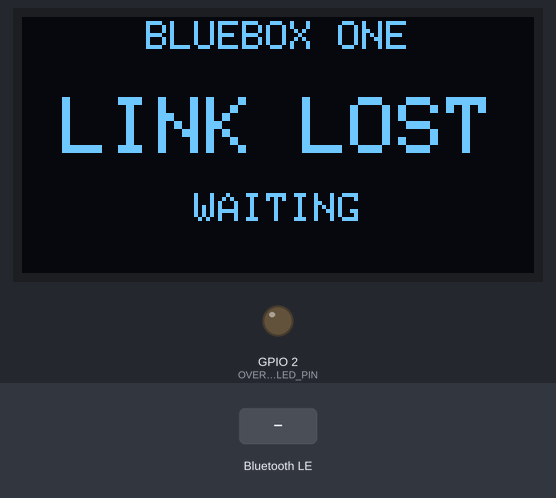
Recording of a sketch running on a simulated ESP32. On the bench: 128×64 one-colour display, output pins drawn as LEDs (lit = HIGH). The inputs (shaded band) are chosen by the test bench. Nothing arrives over Bluetooth unless stated; a phone connects over Bluetooth LE 3 s after start; what the sketch prints to the serial monitor is not drawn.

Above: at 1.2 s.
1.3 s: Bluetooth LE write "ERROR" received
At 5.3 s:
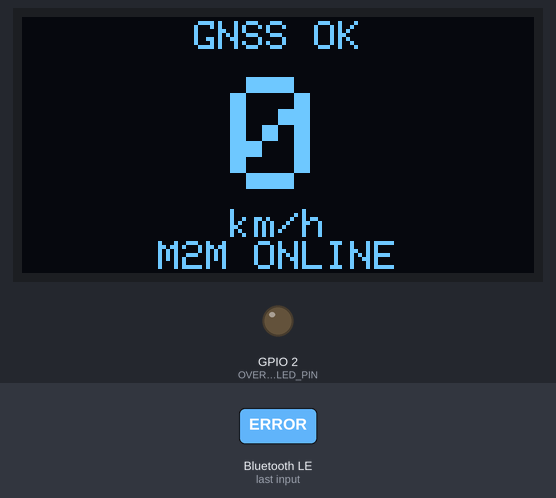
At 7.0 s:
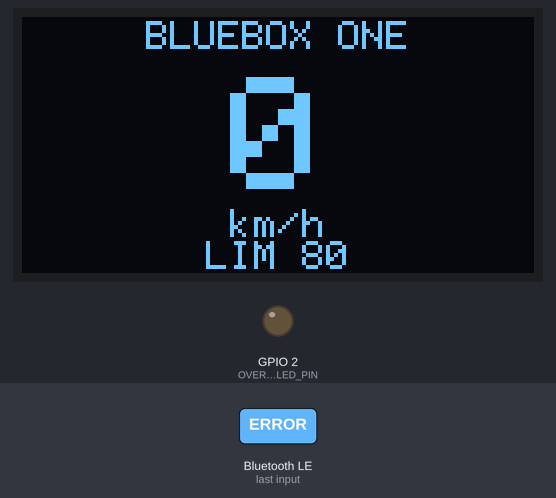
Timing chart, 0 to 8.5 s (numbered marks = the images above; inputs shaded):
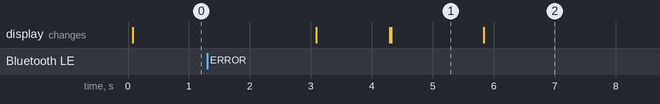

Measured:
- what the display in image 1 shows lasts 1.5 s, from 4.3 s to 5.8 s

The sketch:

BlueBoxOne.ino
```cpp
/*
  BlueBox One - Physical Device Firmware (Arduino IDE)

  Board: ESP32 Dev Module
  Install from Arduino IDE Library Manager:
    - NimBLE-Arduino (h2zero)
    - Adafruit GFX Library
    - Adafruit SSD1306
    - ArduinoJson (Benoit Blanchon)
  Wire is supplied by the ESP32 Arduino board package.

  This sketch uses the same BlueBox One physical-device BLE protocol as
  firmware/BlueBoxOne/src/main.cpp. The Windows control station remains the
  authority: this device only displays and reports the synchronized state.
*/

#include <Wire.h>
#include <Adafruit_GFX.h>
#include <Adafruit_SSD1306.h>
#include <NimBLEDevice.h>
#include <ArduinoJson.h>

// Set a flag to 1 only after the matching peripheral is physically wired.
#define BLUEBOX_ENABLE_TAMPER 0
#define BLUEBOX_ENABLE_BUZZER 0
#define BLUEBOX_ENABLE_LED 0
#define BLUEBOX_ENABLE_TEST_BUTTON 0
#define BLUEBOX_ENABLE_OVERSPEED_D2_LED 1

// ===== CONFIG ===============================================================
namespace Config {
constexpr uint8_t SDA_PIN = 21;
constexpr uint8_t SCL_PIN = 22;
constexpr uint8_t TAMPER_PIN = 27;
constexpr uint8_t BUZZER_PIN = 25;
constexpr uint8_t LED_PIN = 26;
constexpr uint8_t OVERSPEED_D2_LED_PIN = 2;
constexpr char NAME[] = "BlueBox-One-BB1";
constexpr char DEVICE_ID[] = "BB1-PROTOTYPE-01";
constexpr char FIRMWARE[] = "MVP-0.1.0";
constexpr char LINKED_VEHICLE[] = "KL01AB1234";
constexpr char SERVICE_UUID[] = "6E410001-B5A3-F393-E0A9-E50E24DCCA9E";
constexpr char STATE_UUID[] = "6E410002-B5A3-F393-E0A9-E50E24DCCA9E";
constexpr char EVENT_UUID[] = "6E410003-B5A3-F393-E0A9-E50E24DCCA9E";
constexpr char COMMAND_UUID[] = "6E410004-B5A3-F393-E0A9-E50E24DCCA9E";
constexpr char HEALTH_UUID[] = "6E410005-B5A3-F393-E0A9-E50E24DCCA9E";
constexpr char ACK_UUID[] = "6E410006-B5A3-F393-E0A9-E50E24DCCA9E";
constexpr uint32_t HEALTH_INTERVAL_MS = 5000;
constexpr uint32_t TAMPER_DEBOUNCE_MS = 50;
}

// ===== STATE MODEL =========================================================
struct SyncState {
  int speedKph = 0;
  int roadLimitKph = 80;
  int qualificationElapsedSec = 0;
  int offlineQueueCount = 0;
  uint32_t sequence = 0;
  bool gnssValid = true;
  bool m2mOnline = true;
  bool vehiclePower = true;
  String displayMode = "BOOT";
  String ledState = "WAITING";
  String buzzerCommand = "";
} state;

Adafruit_SSD1306 display(128, 64, &Wire, -1);
NimBLECharacteristic *eventCharacteristic = nullptr;
NimBLECharacteristic *healthCharacteristic = nullptr;
NimBLECharacteristic *ackCharacteristic = nullptr;

bool bleConnected = false;
bool tamperOpen = false;
bool lastTamperReading = false;
bool showStatusPage = false;
bool displayReady = false;
uint32_t lastTamperChangeMs = 0;
uint32_t pageStartedMs = 0;
uint32_t healthSentMs = 0;
uint32_t connectedBannerUntilMs = 0;
uint8_t pendingBeeps = 0;
uint8_t completedBeeps = 0;
bool buzzerOn = false;
uint32_t buzzerPhaseMs = 0;
uint32_t overspeedLedChangedMs = 0;
bool overspeedLedOn = false;

// ===== BLE =================================================================
void notifyJson(NimBLECharacteristic *characteristic, const String &json) {
  if (characteristic == nullptr || !bleConnected) return;
  characteristic->setValue(json.c_str());
  characteristic->notify();
}

void sendAck(uint32_t sequence) {
  String json = "{\"type\":\"ack\",\"sequence\":" + String(sequence) +
                ",\"status\":\"APPLIED\"}";
  notifyJson(ackCharacteristic, json);
  Serial.printf("[ACK] sequence=%lu\n", static_cast<unsigned long>(sequence));
}

void sendTamperEvent() {
  const String json = "{\"protocolVersion\":\"1.0\",\"type\":\"physical_event\","
                      "\"source\":\"PHYSICAL_BLUEBOX\",\"eventType\":\"TAMPER_OPEN_EVENT\","
                      "\"deviceId\":\"BB1-PROTOTYPE-01\",\"linkedVehicle\":\"KL01AB1234\","
                      "\"tamperStatus\":\"CASE_OPEN\"}";
  notifyJson(eventCharacteristic, json);
  Serial.println("[EVENT] TAMPER_OPEN");
}

void sendHealth() {
  if (!bleConnected) return;
  // Keep health compact enough for a single BLE notification.
  const String displayStatus = tamperOpen ? "TAMPER" : (displayReady ? "READY" : "ERROR");
#if BLUEBOX_ENABLE_TAMPER
  const String tamperStatus = tamperOpen ? "CASE_OPEN" : "NORMAL";
#else
  const String tamperStatus = "DISABLED";
#endif
#if BLUEBOX_ENABLE_LED
  const String ledStatus = digitalRead(Config::LED_PIN) == HIGH ? "ON" : "OFF";
#else
  const String ledStatus = "DISABLED";
#endif
#if BLUEBOX_ENABLE_BUZZER
  const String buzzerStatus = buzzerOn ? "ACTIVE" : "IDLE";
#else
  const String buzzerStatus = "DISABLED";
#endif
  const String json = "{\"type\":\"health\",\"deviceId\":\"BB1-PROTOTYPE-01\","
                      "\"firmware\":\"MVP-0.1.0\",\"uptime\":" + String(millis() / 1000) +
                      ",\"displayStatus\":\"" + displayStatus + "\",\"tamperStatus\":\"" +
                      tamperStatus + "\",\"bleConnected\":" +
                      String(bleConnected ? "true" : "false") + ",\"lastAppliedSequence\":" +
                      String(state.sequence) + ",\"oledStatus\":\"" +
                      String(displayReady ? "READY" : "ERROR") + "\",\"ledStatus\":\"" +
                      ledStatus + "\",\"buzzerStatus\":\"" + buzzerStatus +
                      "\"}";
  notifyJson(healthCharacteristic, json);
}

// ===== DISPLAY =============================================================
void beginFrame() {
  display.clearDisplay();
  display.setTextColor(SSD1306_WHITE);
  display.setTextWrap(false);
}

void centered(const String &text, int y, uint8_t size) {
  display.setTextSize(size);
  int16_t x1, y1;
  uint16_t width, height;
  display.getTextBounds(text, 0, y, &x1, &y1, &width, &height);
  display.setCursor((128 - width) / 2, y);
  display.print(text);
}

void renderLines(const String &line1, const String &line2 = "", const String &line3 = "") {
  if (!displayReady) return;
  beginFrame();
  centered("BLUEBOX ONE", 1, 1);
  centered(line1, 20, 2);
  centered(line2, 44, 1);
  centered(line3, 55, 1);
  display.display();
}

void renderSpeedPage() {
  if (!displayReady) return;
  beginFrame();
  centered("BLUEBOX ONE", 1, 1);
  const String speed = String(state.speedKph);
  centered(speed, 15, 4);
  centered("km/h", 48, 1);
  centered("LIM " + String(state.roadLimitKph), 56, 1);
  display.display();
}

void renderStatusPage() {
  if (!displayReady) return;
  beginFrame();
  centered(String("GNSS ") + (state.gnssValid ? "OK" : "LOST"), 1, 1);
  centered(String(state.speedKph), 15, 4);
  centered("km/h", 48, 1);
  centered(state.m2mOnline ? "M2M ONLINE" : "M2M OFFLINE", 56, 1);
  display.display();
}
void renderOverspeedLive(const String &phase) {
  if (!displayReady) return;
  beginFrame();
  centered("OVERSPEED", 1, 1);
  centered(String(state.speedKph), 15, 4);
  centered("km/h", 48, 1);
  centered(phase, 56, 1);
  display.display();
}

void renderQualification() { renderOverspeedLive(String(state.qualificationElapsedSec) + "/10s  LIM " + String(state.roadLimitKph)); }
void renderOffline() { renderLines("M2M OFFLINE", state.offlineQueueCount > 0 ? "EVENT STORED" : "LOCAL MODE", state.offlineQueueCount > 0 ? "QUEUE " + String(state.offlineQueueCount) : ""); }
void renderTamper() { renderLines("TAMPER", "CASE OPEN", "EVENT SENT"); }
void renderGnssLost() { renderLines("GNSS LOST", "VALIDATION", "PAUSED"); }
void renderVerified() { renderLines("EVENT", "VERIFIED", "OK"); }

void renderCurrentState() {
  const uint32_t now = millis();
  if (tamperOpen) { renderTamper(); return; }
  if (!bleConnected) { renderLines("LINK LOST", "WAITING"); return; }
  if (now < connectedBannerUntilMs) { renderLines("CONNECTED", "SYNC"); return; }
  if (state.displayMode == "ERROR") { renderLines("ERROR", "CHECK DEVICE"); return; }
  if (!state.gnssValid || state.displayMode == "GNSS_LOST") { renderGnssLost(); return; }
  if (!state.vehiclePower || state.displayMode == "POWER_LOSS") { renderLines("VEH POWER", "LOST", "BACKUP MODE"); return; }
  if (state.displayMode == "OVERSPEED_EVENT") { renderOverspeedLive("EVENT CREATED"); return; }
  if (state.displayMode == "EVENT_SIGNED") { renderOverspeedLive("EVENT SIGNED"); return; }
  if (state.displayMode == "EVENT_VERIFIED") { renderVerified(); return; }
  if (state.displayMode == "OVERSPEED_QUALIFYING") { renderQualification(); return; }
  if (!state.m2mOnline || state.offlineQueueCount > 0 || state.displayMode == "EVENT_QUEUED" || state.displayMode == "M2M_OFFLINE") { renderOffline(); return; }
  if (state.displayMode == "NEAR_LIMIT") { renderLines("NEAR LIMIT", String(state.speedKph) + " km/h", "LIM " + String(state.roadLimitKph)); return; }
  if (showStatusPage) {
    renderStatusPage();
    if (now - pageStartedMs >= 1500) { showStatusPage = false; pageStartedMs = now; }
  } else {
    renderSpeedPage();
    if (now - pageStartedMs >= 3500) { showStatusPage = true; pageStartedMs = now; }
  }
}

// ===== LED / BUZZER ========================================================
void queueBeeps(uint8_t count) {
#if BLUEBOX_ENABLE_BUZZER
  pendingBeeps = count;
  completedBeeps = 0;
  buzzerOn = false;
  buzzerPhaseMs = millis();
#else
  (void)count;
#endif
}

void updateBuzzer() {
#if BLUEBOX_ENABLE_BUZZER
  const uint32_t now = millis();
  if (pendingBeeps == 0) { digitalWrite(Config::BUZZER_PIN, LOW); return; }
  if (!buzzerOn && now - buzzerPhaseMs >= 100) {
    if (completedBeeps >= pendingBeeps) { pendingBeeps = 0; digitalWrite(Config::BUZZER_PIN, LOW); return; }
    buzzerOn = true;
    buzzerPhaseMs = now;
    tone(Config::BUZZER_PIN, 2600);
  } else if (buzzerOn && now - buzzerPhaseMs >= 110) {
    noTone(Config::BUZZER_PIN);
    buzzerOn = false;
    buzzerPhaseMs = now;
    completedBeeps++;
  }
#endif
}

void updateLed() {
#if BLUEBOX_ENABLE_LED
  const uint32_t tick = millis();
  bool on;
  if (tamperOpen) on = (tick / 120) % 2 == 0;
  else if (!bleConnected) on = (tick / 900) % 2 == 0;
  else if (state.displayMode == "OVERSPEED_QUALIFYING") on = (tick / 350) % 2 == 0;
  else if (!state.m2mOnline) { uint32_t phase = tick % 1200; on = phase < 120 || (phase >= 240 && phase < 360); }
  else on = true;
  digitalWrite(Config::LED_PIN, on ? HIGH : LOW);
#endif
}

void updateOverspeedD2Led() {
#if BLUEBOX_ENABLE_OVERSPEED_D2_LED
  const bool overspeed = state.speedKph > state.roadLimitKph + 6;
  if (!overspeed) {
    overspeedLedOn = false;
    digitalWrite(Config::OVERSPEED_D2_LED_PIN, LOW);
    return;
  }

  // Higher speed-to-limit ratios produce a faster, clearly visible blink.
  const float ratio = static_cast<float>(state.speedKph) / max(1, state.roadLimitKph);
  const uint32_t intervalMs = constrain(static_cast<int>(800 - (ratio - 1.0f) * 1800), 100, 700);
  const uint32_t now = millis();
  if (now - overspeedLedChangedMs >= intervalMs) {
    overspeedLedChangedMs = now;
    overspeedLedOn = !overspeedLedOn;
    digitalWrite(Config::OVERSPEED_D2_LED_PIN, overspeedLedOn ? HIGH : LOW);
  }
#endif
}

// ===== STATE / TAMPER ======================================================
void applyBuzzerCommand(const String &command) {
  if (command == "EVENT_BEEP") queueBeeps(2);
  else if (command == "TAMPER_BEEP") queueBeeps(3);
  else if (command == "CONNECT_BEEP") queueBeeps(1);
}

void applyState(const String &payload) {
  StaticJsonDocument<768> doc;
  DeserializationError error = deserializeJson(doc, payload);
  if (error) { Serial.printf("[STATE] invalid JSON: %s\n", error.c_str()); return; }

  state.speedKph = round(doc["speedKph"] | state.speedKph);
  state.roadLimitKph = doc["roadLimitKph"] | state.roadLimitKph;
  state.sequence = doc["sequence"] | state.sequence;
  state.offlineQueueCount = doc["offlineQueueCount"] | 0;
  state.qualificationElapsedSec = doc["qualificationElapsedSec"] | 0;
  state.gnssValid = String(doc["gnssStatus"] | "VALID") != "LOST";
  state.m2mOnline = String(doc["m2mNetwork"] | "ONLINE") != "OFFLINE";
  state.vehiclePower = String(doc["powerStatus"] | "NORMAL") != "LOSS";
  state.displayMode = String(doc["displayMode"] | "NORMAL_DRIVE");
  state.ledState = String(doc["ledState"] | "READY");
  state.buzzerCommand = String(doc["buzzerCommand"] | "");
  applyBuzzerCommand(state.buzzerCommand);
  pageStartedMs = millis();
  Serial.printf("[STATE] speed=%d\n", state.speedKph);
  sendAck(state.sequence);
}

void updateTamper() {
#if BLUEBOX_ENABLE_TAMPER
  const uint32_t now = millis();
  const bool reading = digitalRead(Config::TAMPER_PIN) == LOW;
  if (reading != lastTamperReading) {
    lastTamperReading = reading;
    lastTamperChangeMs = now;
  }
  if (now - lastTamperChangeMs < Config::TAMPER_DEBOUNCE_MS || reading == tamperOpen) return;
  tamperOpen = reading;
  if (tamperOpen) {
    sendTamperEvent();
    queueBeeps(3);
  }
#endif
}

class StateCallbacks : public NimBLECharacteristicCallbacks {
  void onWrite(NimBLECharacteristic *characteristic, NimBLEConnInfo &) override {
    applyState(String(characteristic->getValue().c_str()));
  }
};

class ServerCallbacks : public NimBLEServerCallbacks {
  void onConnect(NimBLEServer *, NimBLEConnInfo &) override {
    bleConnected = true;
    connectedBannerUntilMs = millis() + 1200;
    queueBeeps(1);
    Serial.println("[BLE] Control station connected");
  }
  void onDisconnect(NimBLEServer *, NimBLEConnInfo &, int) override {
    bleConnected = false;
    NimBLEDevice::startAdvertising();
    Serial.println("[BLE] disconnected");
    Serial.println("[BLE] Advertising BlueBox-One-BB1");
  }
};

void setupBle() {
  NimBLEDevice::init(Config::NAME);
  NimBLEServer *server = NimBLEDevice::createServer();
  server->setCallbacks(new ServerCallbacks());
  NimBLEService *service = server->createService(Config::SERVICE_UUID);
  NimBLECharacteristic *stateCharacteristic = service->createCharacteristic(Config::STATE_UUID, NIMBLE_PROPERTY::WRITE);
  eventCharacteristic = service->createCharacteristic(Config::EVENT_UUID, NIMBLE_PROPERTY::NOTIFY);
  service->createCharacteristic(Config::COMMAND_UUID, NIMBLE_PROPERTY::WRITE);
  healthCharacteristic = service->createCharacteristic(Config::HEALTH_UUID, NIMBLE_PROPERTY::NOTIFY);
  ackCharacteristic = service->createCharacteristic(Config::ACK_UUID, NIMBLE_PROPERTY::NOTIFY);
  stateCharacteristic->setCallbacks(new StateCallbacks());
  service->start();
  NimBLEAdvertising *advertising = NimBLEDevice::getAdvertising();
  advertising->addServiceUUID(Config::SERVICE_UUID);
  advertising->start();
  Serial.println("[BLE] Advertising BlueBox-One-BB1");
}

// ===== SETUP / LOOP ========================================================
void setup() {
  Serial.begin(115200);
  Serial.println("[BB1] BlueBox One starting");
#if BLUEBOX_ENABLE_TAMPER
  pinMode(Config::TAMPER_PIN, INPUT_PULLUP);
#endif
#if BLUEBOX_ENABLE_LED
  pinMode(Config::LED_PIN, OUTPUT);
  digitalWrite(Config::LED_PIN, LOW);
#endif
#if BLUEBOX_ENABLE_BUZZER
  pinMode(Config::BUZZER_PIN, OUTPUT);
  digitalWrite(Config::BUZZER_PIN, LOW);
#endif
#if BLUEBOX_ENABLE_OVERSPEED_D2_LED
  pinMode(Config::OVERSPEED_D2_LED_PIN, OUTPUT);
  digitalWrite(Config::OVERSPEED_D2_LED_PIN, LOW);
#endif

  Wire.begin(Config::SDA_PIN, Config::SCL_PIN);
  displayReady = display.begin(SSD1306_SWITCHCAPVCC, 0x3C);
  if (displayReady) {
    Serial.println("[DISPLAY] READY");
    renderLines("STARTING");
  } else {
    Serial.println("[DISPLAY] ERROR");
  }
#if BLUEBOX_ENABLE_TAMPER
  lastTamperReading = digitalRead(Config::TAMPER_PIN) == LOW;
  tamperOpen = lastTamperReading;
#endif
  setupBle();
  pageStartedMs = millis();
}

void loop() {
  const uint32_t now = millis();
#if BLUEBOX_ENABLE_TAMPER
  updateTamper();
#endif
#if BLUEBOX_ENABLE_LED
  updateLed();
#endif
#if BLUEBOX_ENABLE_BUZZER
  updateBuzzer();
#endif
  updateOverspeedD2Led();
  if (now - healthSentMs >= Config::HEALTH_INTERVAL_MS) {
    healthSentMs = now;
    sendHealth();
  }
  renderCurrentState();
}
```
